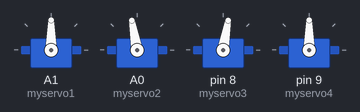
Simulated run of this sketch. Board: Arduino Uno, built with avr-gcc and run on an emulated ATmega328P. On the bench: 4 × servo.

Above: at 1.1 s.
Timing chart, 0 to 2.6 s (numbered marks = the images above):
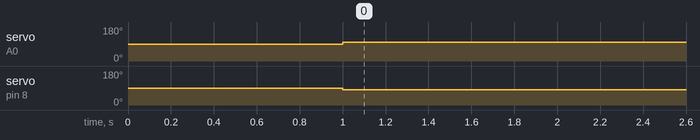

Measured:
- by itself, servo on A0 (myservo2): 90° → 100° at 1.0 s
- by itself, servo on pin 8 (myservo3): 90° → 80° at 1.0 s

The sketch:

lesson_14.ino
```cpp
/*
  keyestudio 4DOF Mechanical Robot Arm Car

  lesson 14
  http://www.keyestudio.com
*/
#include <Servo.h>
Servo myservo1,myservo2,myservo3,myservo4;
int pos1=90,pos2=100,pos3=80,pos4=90;//initialize angle values of four servos
void setup(){
  myservo1.attach(A1);  //0~180---90,servo 1, servo on base is connected to A1
  myservo2.attach(A0);  //0~100---100,servo 2, left servo is connected to A0
  myservo3.attach(8); //80~180---80,servo 3, right servo is connected to D8
  myservo4.attach(9); //90~180---90, servo 4, servo on claw is connected to D9
  delay(1000);
  myservo1.write(pos1); //servo 1 rotates to 90°
  myservo2.write(pos2); //servo 2 rotates to 100°
  myservo3.write(pos3); //servo 3rotates to 80°
  myservo4.write(pos4); //servo 4 rotates to 90°
}
void loop(){
}
```
